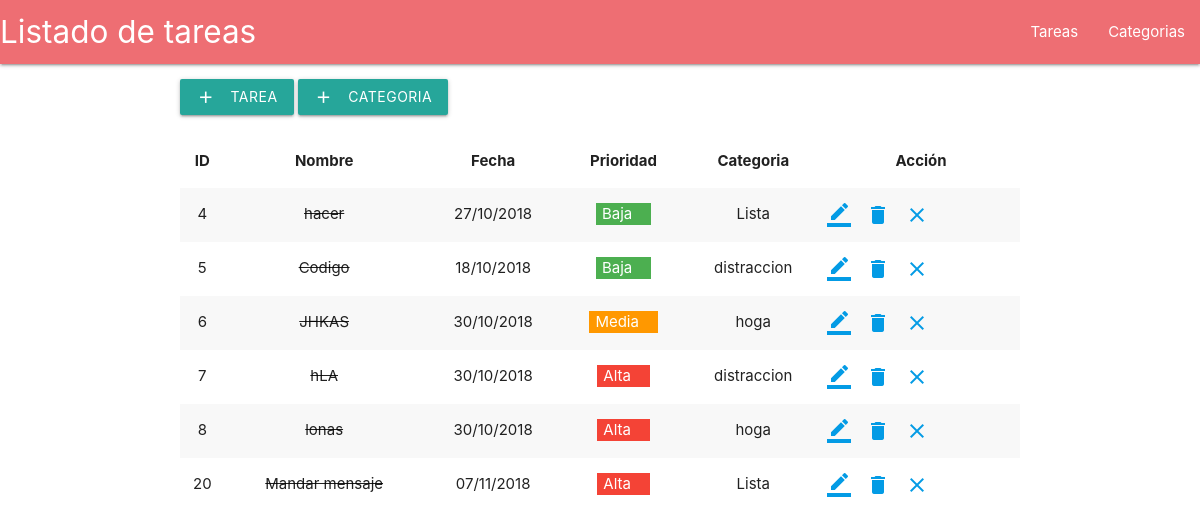
The page / on the database its author committed.
### tables this page shows
CREATE TABLE `tareas` (
  `id` int(11) NOT NULL,
  `categoria_id` int(11) NOT NULL,
  `nombre` varchar(255) NOT NULL,
  `descripcion` text NOT NULL,
  `fecha` date NOT NULL,
  `prioridad` int(11) NOT NULL,
  `status` tinyint(1) NOT NULL DEFAULT '1'
);

### aplication/Request.php (called while the page is built, shortened)
<?php
class Request{
    private $_controlador;
    public function __construct(){
        if (!$this->_controlador) {
            $this->_controlador = DEFAULT_CONTROLLER;
       }
    }
    public function getControlador(){
		return $this->_controlador;
	}
}

### controllers/tareasController.php (called while the page is built, shortened)
<?php
class tareasController extends AppController
{
    public function index(){
    $tareas = $this->loadModel("tarea");
    $this->_view->tareas = $tareas->getTareas();
    $this->_view->titulo = "Listado de tareas";
    $this->_view->renderizar("index");
    }
}

### index.php (called while the page is built, shortened)
<?php
require_once(APP_PATH . "Request.php");
require_once(APP_PATH . "Bootstrap.php");
require_once(APP_PATH . "Model.php");
require_once(APP_PATH . "View.php");
try {
	Bootstrap::run(new Request);
} catch (Exception $e){
	echo $e->getMessage();
}

### aplication/Model.php (called while the page is built, shortened)
<?php
class AppModel
{
public function __construct(){
$this->_db = new Database();
}
}

### models/tareaModel.php (called while the page is built, shortened)
<?php
class TareaModel extends AppModel
{
    public function getTareas(){
        $tareas = $this->_db->query(
            "SELECT * FROM tareas
            INNER JOIN categorias
            ON tareas.categoria_id=categorias.id"
        );
        foreach (range(0, $tareas->columnCount()-1) as $column_index) {
            $meta[] = $tareas->getColumnMeta($column_index);
        }
        $resultado = $tareas->fetchAll(PDO::FETCH_NUM);
        for ($i=0; $i < count($resultado); $i++) {
            $j = 0;
            foreach ($meta as $value) {
                $rows[$i][$value["table"]][$value["name"]]=
                $resultado[$i][$j];
                $j++;
            }
        }
        return $rows;
    }
}

### views/tareas/index.phtml (the view, shortened to what this page needs)
<div class="row">
    <div class="col-sm-8">
        <a href="<?php echo APP_URL."tareas/agregar"; ?>" class="waves-effect waves-light btn">
            <i class="material-icons left">add</i>Tarea
        </a>
        <a href="<?php echo APP_URL."categorias/agregar"; ?>" class="waves-effect waves-light btn">
            <i class="material-icons left">add</i>Categoria
        </a>
    </div>
</div>
    <div>
        <table class="striped centered responsive-table">
            <thead>
                <tr>
                    <th>ID</th>
                    <th>Nombre</th>
                    <th>Fecha</th>
                    <th>Prioridad</th>
                    <th>Categoria</th>
                    <th>Acción</th>
                </tr>
            </thead>
            <tbody>
                <?php foreach ($this->tareas as $tarea): ?>
                <tr>
                    <td><?php echo $tarea["tareas"]["id"]; ?></td>
                    <td>
                        <?php
                            if ($tarea["tareas"]["status"]==0):
                                echo "<s>".$tarea["tareas"]["nombre"]."</s>";
                            else:
                                echo $tarea["tareas"]["nombre"];
                            endif;
                        ?>
                    </td>
                    <td><?php
                        $date = date_create($tarea["tareas"]["fecha"]);
                        echo date_format($date, 'd/m/Y');
                        ?>
                    </td>
                    <td>
                        <?php
                            if ($tarea["tareas"]["prioridad"]<=3) {
                                echo '<span class="white-text badge green">Baja&nbsp;&nbsp;&nbsp;</span>';
                            }elseif ($tarea["tareas"]["prioridad"]<=6) {
                                echo '<span class="white-text badge orange">Media&nbsp;&nbsp;&nbsp;</span>';
                            }elseif ($tarea["tareas"]["prioridad"]) {
                                echo '<span class="white-text badge red">Alta&nbsp;&nbsp;&nbsp;</span>';
                            }
                        ?>
                    </td>
                    <td><?php echo $tarea["categorias"]["nombre"];?></td>
                    <td>
                        <a href="<?php echo APP_URL."tareas/editar/".$tarea["tareas"]["id"]; ?>">
                            <i class="material-icons left">border_color</i>
                        </a>
                        <a onclick="if(!confirm('Estas apunto de eliminar una tarea ¿Estás seguro?')) return false;" href="<?php echo APP_URL."tareas/eliminar/".$tarea["tareas"]["id"]; ?>">
                            <i class="material-icons left">delete</i>
                        </a>
                        <?php
                        if ($tarea["tareas"]["status"]==1) {?>
                            <a href="<?php echo APP_URL."tareas/cambiarEstado/".$tarea["tareas"]["id"]."/off"; ?>">
                                <i class="material-icons left">check</i>
                            </a>
                        <?php }elseif($tarea["tareas"]["status"]==0) {?>
                            <a href="<?php echo APP_URL."tareas/cambiarEstado/".$tarea["tareas"]["id"]."/on"; ?>">
                                <i class="material-icons left">close</i>
                            </a>
                        <?php } ?>
                    </td>
                </tr>
            <?php endforeach; ?>
            </tbody>
        </table>
    </div>
</div>

### aplication/Bootstrap.php (shortened to what this page needs)
<?php
class Bootstrap
{
	public static function run(Request $peticion){
		$controller = $peticion->getControlador()."Controller";
		$rutaControlador = ROOT."controllers".DS.$controller.".php";
        $metodo = $peticion->getMetodo();
		$args = $peticion->getArgs();
		if (is_readable($rutaControlador)) {
			$controller = new $controller;
			if (is_callable(array($controller, $metodo))) {
				$metodo = $peticion->getMetodo();
			}else{
				$metodo = "index";
			}
			if (isset($args)) {
				call_user_func_array(array($controller, $metodo), $peticion->getArgs());
			}else{
				call_user_func(array($controller, $metodo));
			}
		}else{
			throw new Exception("Controlador no encontrado");
		}
	}
}

### aplication/View.php (shortened to what this page needs)
<?php
class View{
    private $_controlador;
    public function __construct(Request $peticion){
    $this->_controlador = $peticion->getControlador();
}
public function renderizar($vista, $item = false){
$rutaVista = ROOT."views".DS.$this->_controlador.DS.$vista.".phtml";
if (is_readable($rutaVista)) {
include_once(ROOT."views".DS."layouts".DS.DEFAULT_LAYOUT.DS."header.php");
include_once($rutaVista);
include_once(ROOT."views".DS."layouts".DS.DEFAULT_LAYOUT.DS."footer.php");
}else{
    throw new Exception("Vista no encontrada");
    }
    }
    }

### views/layouts/default/header.php (shortened to what this page needs)
<!DOCTYPE html>
<html lang="en">
<head>
    <link rel="stylesheet" href="https://cdnjs.cloudflare.com/ajax/libs/materialize/1.0.0/css/materialize.min.css">
</head>
<body>
    <nav>
        <div class="nav-wrapper">
            <a href="#!" class="brand-logo"><?php if(isset($this->titulo)) { echo $this->titulo; } ?></a>
            <ul class="right hide-on-med-and-down">
                <li><a href="<?php echo APP_URL."tareas/"; ?>">Tareas</a></li>
                <li><a href="<?php echo APP_URL."categorias/"; ?>">Categorias</a></li>
            </ul>
        </div>
    </nav>
    <div class="container">

### views/layouts/default/footer.php (shortened to what this page needs)
</body>
</html>

### rows shown on the page
tareas: id "4", nombre "hacer", fecha "27/10/2018", prioridad "Baja", nombre "Lista"
tareas: id "5", nombre "Codigo", fecha "18/10/2018", prioridad "Baja", nombre "distraccion"
tareas: id "6", nombre "JHKAS", fecha "30/10/2018", prioridad "Media", nombre "hoga"
tareas: id "7", nombre "hLA", fecha "30/10/2018", prioridad "Alta", nombre "distraccion"
tareas: nombre "lonas", fecha "30/10/2018", status 0 (drawn)
tareas: id "20", nombre "Mandar mensaje", fecha "07/11/2018", prioridad "Alta", nombre "Lista"

### other values the page prints
$this->titulo "Listado de tareas"
$tarea["tareas"]["id"] "8"
$tarea["categorias"]["nombre"] "hoga"
